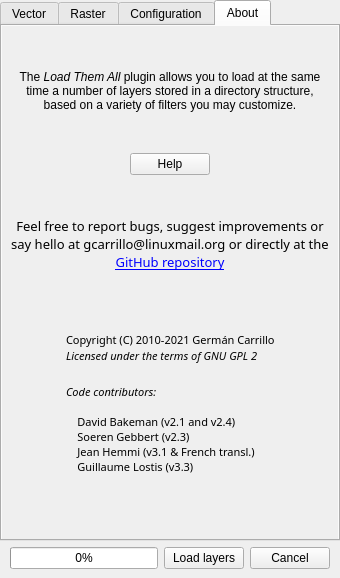
<?xml version="1.0" encoding="UTF-8"?>
<ui version="4.0">
 <class>DockWidget</class>
 <widget class="QDockWidget" name="DockWidget">
  <property name="geometry">
   <rect>
    <x>0</x>
    <y>0</y>
    <width>340</width>
    <height>578</height>
   </rect>
  </property>
  <property name="floating">
   <bool>false</bool>
  </property>
  <property name="allowedAreas">
   <set>Qt::LeftDockWidgetArea|Qt::RightDockWidgetArea</set>
  </property>
  <property name="windowTitle">
   <string>Load Them All</string>
  </property>
  <widget class="QWidget" name="dockWidgetContents">
   <layout class="QGridLayout" name="gridLayout_8">
    <property name="leftMargin">
     <number>0</number>
    </property>
    <property name="topMargin">
     <number>0</number>
    </property>
    <property name="rightMargin">
     <number>0</number>
    </property>
    <item row="0" column="0">
     <widget class="QTabWidget" name="tabWidget">
      <property name="maximumSize">
       <size>
        <width>16777215</width>
        <height>16777215</height>
       </size>
      </property>
      <property name="currentIndex">
       <number>3</number>
      </property>
      <widget class="QWidget" name="tabVector">
       <attribute name="title">
        <string>Vector</string>
       </attribute>
       <layout class="QGridLayout" name="gridLayout_6">
        <property name="leftMargin">
         <number>0</number>
        </property>
        <property name="topMargin">
         <number>0</number>
        </property>
        <property name="rightMargin">
         <number>0</number>
        </property>
        <property name="bottomMargin">
         <number>0</number>
        </property>
        <item row="0" column="0">
         <widget class="QScrollArea" name="scrollArea">
          <property name="frameShape">
           <enum>QFrame::NoFrame</enum>
          </property>
          <property name="horizontalScrollBarPolicy">
           <enum>Qt::ScrollBarAlwaysOff</enum>
          </property>
          <property name="widgetResizable">
           <bool>true</bool>
          </property>
          <widget class="QWidget" name="scrollAreaWidgetContents">
           <property name="geometry">
            <rect>
             <x>0</x>
             <y>0</y>
             <width>322</width>
             <height>581</height>
            </rect>
           </property>
           <layout class="QGridLayout" name="gridLayout">
            <item row="0" column="0">
             <widget class="QStackedWidget" name="stackedWidgetVector">
              <property name="minimumSize">
               <size>
                <width>0</width>
                <height>488</height>
               </size>
              </property>
              <widget class="QWidget" name="page"/>
              <widget class="QWidget" name="page_2"/>
             </widget>
            </item>
            <item row="1" column="0">
             <widget class="QGroupBox" name="groupBoxGeometryTypeFilter">
              <property name="toolTip">
               <string/>
              </property>
              <property name="title">
               <string>Geometry type filter</string>
              </property>
              <property name="checkable">
               <bool>true</bool>
              </property>
              <property name="checked">
               <bool>false</bool>
              </property>
              <layout class="QGridLayout" name="gridLayout_2">
               <property name="leftMargin">
                <number>9</number>
               </property>
               <property name="topMargin">
                <number>9</number>
               </property>
               <property name="bottomMargin">
                <number>9</number>
               </property>
               <item row="0" column="3">
                <widget class="QCheckBox" name="chkPolygon">
                 <property name="text">
                  <string>Polygon</string>
                 </property>
                </widget>
               </item>
               <item row="0" column="1">
                <widget class="QCheckBox" name="chkPoint">
                 <property name="text">
                  <string>Point</string>
                 </property>
                </widget>
               </item>
               <item row="0" column="2">
                <widget class="QCheckBox" name="chkLine">
                 <property name="text">
                  <string>Line</string>
                 </property>
                </widget>
               </item>
               <item row="0" column="0">
                <spacer name="horizontalSpacer">
                 <property name="orientation">
                  <enum>Qt::Horizontal</enum>
                 </property>
                 <property name="sizeType">
                  <enum>QSizePolicy::Fixed</enum>
                 </property>
                 <property name="sizeHint" stdset="0">
                  <size>
                   <width>30</width>
                   <height>20</height>
                  </size>
                 </property>
                </spacer>
               </item>
              </layout>
             </widget>
            </item>
           </layout>
          </widget>
         </widget>
        </item>
       </layout>
      </widget>
      <widget class="QWidget" name="tabRaster">
       <attribute name="title">
        <string>Raster</string>
       </attribute>
       <layout class="QVBoxLayout" name="verticalLayout_5">
        <property name="leftMargin">
         <number>0</number>
        </property>
        <property name="topMargin">
         <number>0</number>
        </property>
        <property name="rightMargin">
         <number>0</number>
        </property>
        <property name="bottomMargin">
         <number>0</number>
        </property>
        <item>
         <widget class="QScrollArea" name="scrollArea_2">
          <property name="frameShape">
           <enum>QFrame::NoFrame</enum>
          </property>
          <property name="horizontalScrollBarPolicy">
           <enum>Qt::ScrollBarAlwaysOff</enum>
          </property>
          <property name="widgetResizable">
           <bool>true</bool>
          </property>
          <widget class="QWidget" name="scrollAreaWidgetContents_4">
           <property name="geometry">
            <rect>
             <x>0</x>
             <y>0</y>
             <width>322</width>
             <height>611</height>
            </rect>
           </property>
           <layout class="QGridLayout" name="gridLayout_11">
            <item row="0" column="0">
             <widget class="QStackedWidget" name="stackedWidgetRaster">
              <property name="minimumSize">
               <size>
                <width>0</width>
                <height>488</height>
               </size>
              </property>
              <widget class="QWidget" name="page_7"/>
              <widget class="QWidget" name="page_8"/>
             </widget>
            </item>
            <item row="1" column="0">
             <widget class="QGroupBox" name="groupBoxRasterTypeFilter">
              <property name="title">
               <string>Raster type filter</string>
              </property>
              <property name="checkable">
               <bool>true</bool>
              </property>
              <property name="checked">
               <bool>false</bool>
              </property>
              <layout class="QGridLayout" name="gridLayout_10">
               <property name="leftMargin">
                <number>10</number>
               </property>
               <property name="topMargin">
                <number>9</number>
               </property>
               <property name="bottomMargin">
                <number>9</number>
               </property>
               <item row="0" column="0">
                <widget class="QCheckBox" name="chkGray">
                 <property name="text">
                  <string>Gray or Undefined</string>
                 </property>
                </widget>
               </item>
               <item row="0" column="1">
                <widget class="QCheckBox" name="chkPalette">
                 <property name="text">
                  <string>Palette</string>
                 </property>
                </widget>
               </item>
               <item row="1" column="0">
                <widget class="QCheckBox" name="chkMultiband">
                 <property name="text">
                  <string>Multiband</string>
                 </property>
                </widget>
               </item>
               <item row="1" column="1">
                <widget class="QCheckBox" name="chkColorLayer">
                 <property name="text">
                  <string>Color Layer</string>
                 </property>
                </widget>
               </item>
              </layout>
             </widget>
            </item>
           </layout>
          </widget>
         </widget>
        </item>
       </layout>
      </widget>
      <widget class="QWidget" name="tabConfiguration">
       <property name="sizePolicy">
        <sizepolicy hsizetype="Expanding" vsizetype="Expanding">
         <horstretch>0</horstretch>
         <verstretch>0</verstretch>
        </sizepolicy>
       </property>
       <attribute name="title">
        <string>Configuration</string>
       </attribute>
       <layout class="QGridLayout" name="gridLayout_4">
        <property name="leftMargin">
         <number>0</number>
        </property>
        <property name="topMargin">
         <number>0</number>
        </property>
        <property name="rightMargin">
         <number>0</number>
        </property>
        <property name="bottomMargin">
         <number>0</number>
        </property>
        <property name="horizontalSpacing">
         <number>6</number>
        </property>
        <item row="0" column="0">
         <widget class="QScrollArea" name="scrollArea_3">
          <property name="frameShape">
           <enum>QFrame::NoFrame</enum>
          </property>
          <property name="horizontalScrollBarPolicy">
           <enum>Qt::ScrollBarAlwaysOff</enum>
          </property>
          <property name="widgetResizable">
           <bool>true</bool>
          </property>
          <property name="alignment">
           <set>Qt::AlignCenter</set>
          </property>
          <widget class="QWidget" name="scrollAreaWidgetContents_2">
           <property name="geometry">
            <rect>
             <x>0</x>
             <y>-78</y>
             <width>323</width>
             <height>561</height>
            </rect>
           </property>
           <property name="sizePolicy">
            <sizepolicy hsizetype="Expanding" vsizetype="Expanding">
             <horstretch>0</horstretch>
             <verstretch>0</verstretch>
            </sizepolicy>
           </property>
           <layout class="QGridLayout" name="gridLayout_3">
            <property name="topMargin">
             <number>9</number>
            </property>
            <item row="0" column="0">
             <layout class="QGridLayout" name="gridLayout_14">
              <property name="leftMargin">
               <number>6</number>
              </property>
              <property name="topMargin">
               <number>0</number>
              </property>
              <property name="rightMargin">
               <number>0</number>
              </property>
              <property name="bottomMargin">
               <number>0</number>
              </property>
              <item row="3" column="0">
               <widget class="QCheckBox" name="chkDoNotEmpty">
                <property name="sizePolicy">
                 <sizepolicy hsizetype="Minimum" vsizetype="Expanding">
                  <horstretch>0</horstretch>
                  <verstretch>0</verstretch>
                 </sizepolicy>
                </property>
                <property name="text">
                 <string>Do not load empty vector layers </string>
                </property>
                <property name="checked">
                 <bool>true</bool>
                </property>
               </widget>
              </item>
              <item row="0" column="0">
               <spacer name="verticalSpacer">
                <property name="orientation">
                 <enum>Qt::Vertical</enum>
                </property>
                <property name="sizeType">
                 <enum>QSizePolicy::Preferred</enum>
                </property>
                <property name="sizeHint" stdset="0">
                 <size>
                  <width>20</width>
                  <height>13</height>
                 </size>
                </property>
               </spacer>
              </item>
              <item row="11" column="0">
               <spacer name="verticalSpacer_11">
                <property name="orientation">
                 <enum>Qt::Vertical</enum>
                </property>
                <property name="sizeHint" stdset="0">
                 <size>
                  <width>20</width>
                  <height>40</height>
                 </size>
                </property>
               </spacer>
              </item>
              <item row="2" column="0">
               <widget class="QCheckBox" name="chkLayersOff">
                <property name="sizePolicy">
                 <sizepolicy hsizetype="Minimum" vsizetype="Expanding">
                  <horstretch>0</horstretch>
                  <verstretch>0</verstretch>
                 </sizepolicy>
                </property>
                <property name="maximumSize">
                 <size>
                  <width>16777215</width>
                  <height>16777215</height>
                 </size>
                </property>
                <property name="text">
                 <string>Turn off the loaded layers</string>
                </property>
                <property name="checked">
                 <bool>true</bool>
                </property>
               </widget>
              </item>
              <item row="1" column="0">
               <widget class="QCheckBox" name="chkGroups">
                <property name="sizePolicy">
                 <sizepolicy hsizetype="Preferred" vsizetype="Expanding">
                  <horstretch>0</horstretch>
                  <verstretch>0</verstretch>
                 </sizepolicy>
                </property>
                <property name="maximumSize">
                 <size>
                  <width>16777215</width>
                  <height>16777215</height>
                 </size>
                </property>
                <property name="text">
                 <string>Create groups based on directories' names</string>
                </property>
                <property name="checked">
                 <bool>true</bool>
                </property>
               </widget>
              </item>
              <item row="5" column="0">
               <layout class="QHBoxLayout" name="horizontalLayout_3">
                <item>
                 <spacer name="horizontalSpacer_5">
                  <property name="orientation">
                   <enum>Qt::Horizontal</enum>
                  </property>
                  <property name="sizeType">
                   <enum>QSizePolicy::Fixed</enum>
                  </property>
                  <property name="sizeHint" stdset="0">
                   <size>
                    <width>25</width>
                    <height>10</height>
                   </size>
                  </property>
                 </spacer>
                </item>
                <item>
                 <widget class="QCheckBox" name="chkReverseSort">
                  <property name="sizePolicy">
                   <sizepolicy hsizetype="Minimum" vsizetype="Expanding">
                    <horstretch>0</horstretch>
                    <verstretch>0</verstretch>
                   </sizepolicy>
                  </property>
                  <property name="text">
                   <string>Reverse sort order</string>
                  </property>
                 </widget>
                </item>
               </layout>
              </item>
              <item row="12" column="0">
               <widget class="QGroupBox" name="groupBox_2">
                <property name="sizePolicy">
                 <sizepolicy hsizetype="Preferred" vsizetype="MinimumExpanding">
                  <horstretch>0</horstretch>
                  <verstretch>0</verstretch>
                 </sizepolicy>
                </property>
                <property name="title">
                 <string>SubLayers</string>
                </property>
                <layout class="QGridLayout" name="gridLayout_13">
                 <item row="0" column="0">
                  <widget class="QCheckBox" name="chkSearchParentLayer">
                   <property name="text">
                    <string>Include parent in search</string>
                   </property>
                  </widget>
                 </item>
                 <item row="1" column="0">
                  <widget class="QCheckBox" name="chkAddParentLayerName">
                   <property name="text">
                    <string>Include parent name in loaded sublayers</string>
                   </property>
                   <property name="checked">
                    <bool>true</bool>
                   </property>
                  </widget>
                 </item>
                </layout>
               </widget>
              </item>
              <item row="6" column="0">
               <widget class="QCheckBox" name="chkCaseInsensitive">
                <property name="sizePolicy">
                 <sizepolicy hsizetype="Minimum" vsizetype="Expanding">
                  <horstretch>0</horstretch>
                  <verstretch>0</verstretch>
                 </sizepolicy>
                </property>
                <property name="text">
                 <string>Ignore case in the alphanumeric filter</string>
                </property>
                <property name="checked">
                 <bool>true</bool>
                </property>
               </widget>
              </item>
              <item row="15" column="0">
               <spacer name="verticalSpacer_2">
                <property name="orientation">
                 <enum>Qt::Vertical</enum>
                </property>
                <property name="sizeType">
                 <enum>QSizePolicy::Preferred</enum>
                </property>
                <property name="sizeHint" stdset="0">
                 <size>
                  <width>20</width>
                  <height>13</height>
                 </size>
                </property>
               </spacer>
              </item>
              <item row="4" column="0">
               <widget class="QCheckBox" name="chkSort">
                <property name="sizePolicy">
                 <sizepolicy hsizetype="Minimum" vsizetype="Expanding">
                  <horstretch>0</horstretch>
                  <verstretch>0</verstretch>
                 </sizepolicy>
                </property>
                <property name="text">
                 <string>Sort loaded layers by name</string>
                </property>
                <property name="checked">
                 <bool>true</bool>
                </property>
               </widget>
              </item>
              <item row="14" column="0">
               <widget class="QGroupBox" name="groupBox">
                <property name="minimumSize">
                 <size>
                  <width>0</width>
                  <height>60</height>
                 </size>
                </property>
                <property name="maximumSize">
                 <size>
                  <width>16777215</width>
                  <height>100</height>
                 </size>
                </property>
                <property name="title">
                 <string/>
                </property>
                <layout class="QGridLayout" name="gridLayout_5">
                 <item row="0" column="0">
                  <layout class="QHBoxLayout" name="horizontalLayout_2" stretch="1,1">
                   <property name="spacing">
                    <number>6</number>
                   </property>
                   <property name="topMargin">
                    <number>0</number>
                   </property>
                   <item>
                    <widget class="QLineEdit" name="txtNumLayersToConfirm">
                     <property name="maximumSize">
                      <size>
                       <width>50</width>
                       <height>25</height>
                      </size>
                     </property>
                     <property name="text">
                      <string>50</string>
                     </property>
                    </widget>
                   </item>
                   <item>
                    <widget class="QLabel" name="label_6">
                     <property name="minimumSize">
                      <size>
                       <width>0</width>
                       <height>0</height>
                      </size>
                     </property>
                     <property name="font">
                      <font>
                       <pointsize>9</pointsize>
                      </font>
                     </property>
                     <property name="text">
                      <string>Number of layers to show you a confirmation dialog before the load</string>
                     </property>
                     <property name="alignment">
                      <set>Qt::AlignLeading|Qt::AlignLeft|Qt::AlignVCenter</set>
                     </property>
                     <property name="wordWrap">
                      <bool>true</bool>
                     </property>
                    </widget>
                   </item>
                  </layout>
                 </item>
                </layout>
               </widget>
              </item>
              <item row="7" column="0">
               <widget class="QCheckBox" name="chkAccentInsensitive">
                <property name="sizePolicy">
                 <sizepolicy hsizetype="Minimum" vsizetype="Expanding">
                  <horstretch>0</horstretch>
                  <verstretch>0</verstretch>
                 </sizepolicy>
                </property>
                <property name="toolTip">
                 <string>This option requires the Python lib 'unidecode'</string>
                </property>
                <property name="text">
                 <string>Ignore accents in the alphanumeric filter</string>
                </property>
                <property name="checked">
                 <bool>false</bool>
                </property>
               </widget>
              </item>
              <item row="9" column="0">
               <widget class="QCheckBox" name="chkStyles">
                <property name="toolTip">
                 <string>When checked, if groups are checked and a QML is found inside a layer folder with the
same folder name (e.g., my_group.qml), it will be applied to all layers inside that group.</string>
                </property>
                <property name="text">
                 <string>Apply group style to layers</string>
                </property>
               </widget>
              </item>
              <item row="10" column="0">
               <widget class="QCheckBox" name="chkFollowLinks">
                <property name="toolTip">
                 <string>Follow (soft) linked files directories in the files system</string>
                </property>
                <property name="text">
                 <string>Follow links in file system</string>
                </property>
               </widget>
              </item>
             </layout>
            </item>
           </layout>
          </widget>
         </widget>
        </item>
       </layout>
      </widget>
      <widget class="QWidget" name="tabAbout">
       <attribute name="title">
        <string>About</string>
       </attribute>
       <layout class="QGridLayout" name="gridLayout_7">
        <property name="leftMargin">
         <number>0</number>
        </property>
        <property name="topMargin">
         <number>0</number>
        </property>
        <property name="rightMargin">
         <number>0</number>
        </property>
        <property name="bottomMargin">
         <number>0</number>
        </property>
        <property name="spacing">
         <number>6</number>
        </property>
        <item row="0" column="0">
         <widget class="QScrollArea" name="scrollArea_4">
          <property name="frameShape">
           <enum>QFrame::NoFrame</enum>
          </property>
          <property name="lineWidth">
           <number>1</number>
          </property>
          <property name="horizontalScrollBarPolicy">
           <enum>Qt::ScrollBarAlwaysOff</enum>
          </property>
          <property name="widgetResizable">
           <bool>true</bool>
          </property>
          <widget class="QWidget" name="scrollAreaWidgetContents_3">
           <property name="geometry">
            <rect>
             <x>0</x>
             <y>0</y>
             <width>358</width>
             <height>483</height>
            </rect>
           </property>
           <layout class="QGridLayout" name="gridLayout_12">
            <item row="0" column="0">
             <spacer name="verticalSpacer_5">
              <property name="orientation">
               <enum>Qt::Vertical</enum>
              </property>
              <property name="sizeHint" stdset="0">
               <size>
                <width>20</width>
                <height>15</height>
               </size>
              </property>
             </spacer>
            </item>
            <item row="1" column="0">
             <widget class="QLabel" name="label_4">
              <property name="text">
               <string>The &lt;i&gt;Load Them All&lt;/i&gt; plugin allows you to load at the same time a number of layers stored in a directory structure, based on a variety of filters you may customize.</string>
              </property>
              <property name="scaledContents">
               <bool>false</bool>
              </property>
              <property name="alignment">
               <set>Qt::AlignCenter</set>
              </property>
              <property name="wordWrap">
               <bool>true</bool>
              </property>
              <property name="textInteractionFlags">
               <set>Qt::LinksAccessibleByMouse|Qt::TextSelectableByKeyboard|Qt::TextSelectableByMouse</set>
              </property>
             </widget>
            </item>
            <item row="2" column="0">
             <spacer name="verticalSpacer_8">
              <property name="orientation">
               <enum>Qt::Vertical</enum>
              </property>
              <property name="sizeHint" stdset="0">
               <size>
                <width>20</width>
                <height>20</height>
               </size>
              </property>
             </spacer>
            </item>
            <item row="3" column="0">
             <layout class="QGridLayout" name="gridLayout_9">
              <item row="0" column="0">
               <spacer name="horizontalSpacer_4">
                <property name="orientation">
                 <enum>Qt::Horizontal</enum>
                </property>
                <property name="sizeHint" stdset="0">
                 <size>
                  <width>40</width>
                  <height>20</height>
                 </size>
                </property>
               </spacer>
              </item>
              <item row="0" column="1">
               <widget class="QPushButton" name="btnHelp">
                <property name="text">
                 <string>Help</string>
                </property>
               </widget>
              </item>
              <item row="0" column="2">
               <spacer name="horizontalSpacer_3">
                <property name="orientation">
                 <enum>Qt::Horizontal</enum>
                </property>
                <property name="sizeHint" stdset="0">
                 <size>
                  <width>40</width>
                  <height>20</height>
                 </size>
                </property>
               </spacer>
              </item>
             </layout>
            </item>
            <item row="4" column="0">
             <spacer name="verticalSpacer_6">
              <property name="orientation">
               <enum>Qt::Vertical</enum>
              </property>
              <property name="sizeHint" stdset="0">
               <size>
                <width>20</width>
                <height>20</height>
               </size>
              </property>
             </spacer>
            </item>
            <item row="5" column="0">
             <widget class="QLabel" name="label_5">
              <property name="minimumSize">
               <size>
                <width>0</width>
                <height>40</height>
               </size>
              </property>
              <property name="font">
               <font>
                <family>Sans Serif</family>
                <pointsize>10</pointsize>
                <weight>50</weight>
                <italic>false</italic>
                <bold>false</bold>
               </font>
              </property>
              <property name="styleSheet">
               <string notr="true">font:10pt &quot;Sans Serif&quot;;</string>
              </property>
              <property name="text">
               <string>&lt;html&gt;&lt;head/&gt;&lt;body&gt;&lt;p&gt;Feel free to report bugs, suggest improvements or say hello at gcarrillo@linuxmail.org or directly at the &lt;a href=&quot;https://github.com/gacarrillor/loadthemall&quot;&gt;&lt;span style=&quot; text-decoration: underline; color:#0000ff;&quot;&gt;GitHub repository&lt;/span&gt;&lt;/a&gt;&lt;/p&gt;&lt;/body&gt;&lt;/html&gt;</string>
              </property>
              <property name="alignment">
               <set>Qt::AlignCenter</set>
              </property>
              <property name="wordWrap">
               <bool>true</bool>
              </property>
              <property name="openExternalLinks">
               <bool>true</bool>
              </property>
              <property name="textInteractionFlags">
               <set>Qt::LinksAccessibleByKeyboard|Qt::LinksAccessibleByMouse|Qt::TextBrowserInteraction|Qt::TextSelectableByKeyboard|Qt::TextSelectableByMouse</set>
              </property>
             </widget>
            </item>
            <item row="6" column="0">
             <spacer name="verticalSpacer_7">
              <property name="orientation">
               <enum>Qt::Vertical</enum>
              </property>
              <property name="sizeHint" stdset="0">
               <size>
                <width>20</width>
                <height>20</height>
               </size>
              </property>
             </spacer>
            </item>
            <item row="7" column="0">
             <layout class="QHBoxLayout" name="horizontalLayout_4">
              <item>
               <spacer name="horizontalSpacer_2">
                <property name="orientation">
                 <enum>Qt::Horizontal</enum>
                </property>
                <property name="sizeHint" stdset="0">
                 <size>
                  <width>40</width>
                  <height>20</height>
                 </size>
                </property>
               </spacer>
              </item>
              <item>
               <widget class="QLabel" name="label_2">
                <property name="maximumSize">
                 <size>
                  <width>85</width>
                  <height>16777215</height>
                 </size>
                </property>
                <property name="text">
                 <string/>
                </property>
                <property name="pixmap">
                 <pixmap resource="../resources/resources.qrc">:/plugins/loadthemall/logo_80x94.png</pixmap>
                </property>
               </widget>
              </item>
              <item>
               <layout class="QVBoxLayout" name="verticalLayout_3">
                <property name="spacing">
                 <number>0</number>
                </property>
                <property name="sizeConstraint">
                 <enum>QLayout::SetDefaultConstraint</enum>
                </property>
                <property name="leftMargin">
                 <number>9</number>
                </property>
                <item>
                 <spacer name="verticalSpacer_3">
                  <property name="orientation">
                   <enum>Qt::Vertical</enum>
                  </property>
                  <property name="sizeHint" stdset="0">
                   <size>
                    <width>20</width>
                    <height>20</height>
                   </size>
                  </property>
                 </spacer>
                </item>
                <item>
                 <widget class="QLabel" name="label">
                  <property name="minimumSize">
                   <size>
                    <width>230</width>
                    <height>0</height>
                   </size>
                  </property>
                  <property name="font">
                   <font>
                    <family>Sans Serif</family>
                    <pointsize>8</pointsize>
                    <weight>50</weight>
                    <italic>false</italic>
                    <bold>false</bold>
                   </font>
                  </property>
                  <property name="styleSheet">
                   <string notr="true">font: 8pt &quot;Sans Serif&quot;;</string>
                  </property>
                  <property name="text">
                   <string>Copyright (C) 2010-2021 Germán Carrillo</string>
                  </property>
                  <property name="wordWrap">
                   <bool>false</bool>
                  </property>
                  <property name="textInteractionFlags">
                   <set>Qt::LinksAccessibleByMouse|Qt::TextSelectableByKeyboard|Qt::TextSelectableByMouse</set>
                  </property>
                 </widget>
                </item>
                <item>
                 <widget class="QLabel" name="label_3">
                  <property name="font">
                   <font>
                    <family>Sans Serif</family>
                    <pointsize>8</pointsize>
                    <weight>50</weight>
                    <italic>false</italic>
                    <bold>false</bold>
                   </font>
                  </property>
                  <property name="styleSheet">
                   <string notr="true">font: 8pt &quot;Sans Serif&quot;;</string>
                  </property>
                  <property name="text">
                   <string>&lt;i&gt;Licensed under the terms of GNU GPL 2&lt;/i&gt;</string>
                  </property>
                  <property name="wordWrap">
                   <bool>true</bool>
                  </property>
                  <property name="textInteractionFlags">
                   <set>Qt::LinksAccessibleByMouse|Qt::TextSelectableByKeyboard|Qt::TextSelectableByMouse</set>
                  </property>
                 </widget>
                </item>
                <item>
                 <spacer name="verticalSpacer_9">
                  <property name="orientation">
                   <enum>Qt::Vertical</enum>
                  </property>
                  <property name="sizeType">
                   <enum>QSizePolicy::Maximum</enum>
                  </property>
                  <property name="sizeHint" stdset="0">
                   <size>
                    <width>20</width>
                    <height>20</height>
                   </size>
                  </property>
                 </spacer>
                </item>
                <item>
                 <widget class="QLabel" name="label_7">
                  <property name="font">
                   <font>
                    <family>Sans Serif</family>
                    <pointsize>8</pointsize>
                    <weight>50</weight>
                    <italic>false</italic>
                    <bold>false</bold>
                   </font>
                  </property>
                  <property name="styleSheet">
                   <string notr="true">font: 8pt &quot;Sans Serif&quot;;</string>
                  </property>
                  <property name="text">
                   <string>&lt;html&gt;&lt;head/&gt;&lt;body&gt;&lt;p&gt;&lt;span style=&quot; font-style:italic;&quot;&gt;Code contributors:&lt;/span&gt;&lt;br/&gt;&lt;br/&gt;&amp;nbsp;&amp;nbsp;&amp;nbsp;&amp;nbsp;David Bakeman (v2.1 and v2.4)&lt;br/&gt;&amp;nbsp;&amp;nbsp;&amp;nbsp;&amp;nbsp;Soeren Gebbert (v2.3)&lt;br/&gt;&amp;nbsp;&amp;nbsp;&amp;nbsp;&amp;nbsp;Jean Hemmi (v3.1 &amp;amp; French transl.)&lt;br/&gt;&amp;nbsp;&amp;nbsp;&amp;nbsp;&amp;nbsp;Guillaume Lostis (v3.3)&lt;/p&gt;&lt;/body&gt;&lt;/html&gt;</string>
                  </property>
                  <property name="wordWrap">
                   <bool>true</bool>
                  </property>
                  <property name="textInteractionFlags">
                   <set>Qt::LinksAccessibleByMouse|Qt::TextSelectableByKeyboard|Qt::TextSelectableByMouse</set>
                  </property>
                 </widget>
                </item>
                <item>
                 <spacer name="verticalSpacer_4">
                  <property name="orientation">
                   <enum>Qt::Vertical</enum>
                  </property>
                  <property name="sizeHint" stdset="0">
                   <size>
                    <width>20</width>
                    <height>20</height>
                   </size>
                  </property>
                 </spacer>
                </item>
               </layout>
              </item>
              <item>
               <spacer name="horizontalSpacer_8">
                <property name="orientation">
                 <enum>Qt::Horizontal</enum>
                </property>
                <property name="sizeHint" stdset="0">
                 <size>
                  <width>40</width>
                  <height>20</height>
                 </size>
                </property>
               </spacer>
              </item>
             </layout>
            </item>
            <item row="8" column="0">
             <spacer name="verticalSpacer_10">
              <property name="orientation">
               <enum>Qt::Vertical</enum>
              </property>
              <property name="sizeHint" stdset="0">
               <size>
                <width>20</width>
                <height>5</height>
               </size>
              </property>
             </spacer>
            </item>
           </layout>
          </widget>
         </widget>
        </item>
       </layout>
      </widget>
     </widget>
    </item>
    <item row="1" column="0">
     <layout class="QHBoxLayout" name="horizontalLayout">
      <item>
       <spacer name="horizontalSpacer_6">
        <property name="orientation">
         <enum>Qt::Horizontal</enum>
        </property>
        <property name="sizeType">
         <enum>QSizePolicy::Fixed</enum>
        </property>
        <property name="sizeHint" stdset="0">
         <size>
          <width>10</width>
          <height>20</height>
         </size>
        </property>
       </spacer>
      </item>
      <item>
       <widget class="QProgressBar" name="progressBar">
        <property name="value">
         <number>0</number>
        </property>
       </widget>
      </item>
      <item>
       <widget class="QPushButton" name="btnLoadLayers">
        <property name="text">
         <string>Load layers</string>
        </property>
       </widget>
      </item>
      <item>
       <widget class="QPushButton" name="btnCancel">
        <property name="text">
         <string>Cancel</string>
        </property>
       </widget>
      </item>
      <item>
       <spacer name="horizontalSpacer_7">
        <property name="orientation">
         <enum>Qt::Horizontal</enum>
        </property>
        <property name="sizeType">
         <enum>QSizePolicy::Fixed</enum>
        </property>
        <property name="sizeHint" stdset="0">
         <size>
          <width>10</width>
          <height>20</height>
         </size>
        </property>
       </spacer>
      </item>
     </layout>
    </item>
   </layout>
  </widget>
 </widget>
 <resources>
  <include location="../resources/resources.qrc"/>
 </resources>
 <connections/>
</ui>
